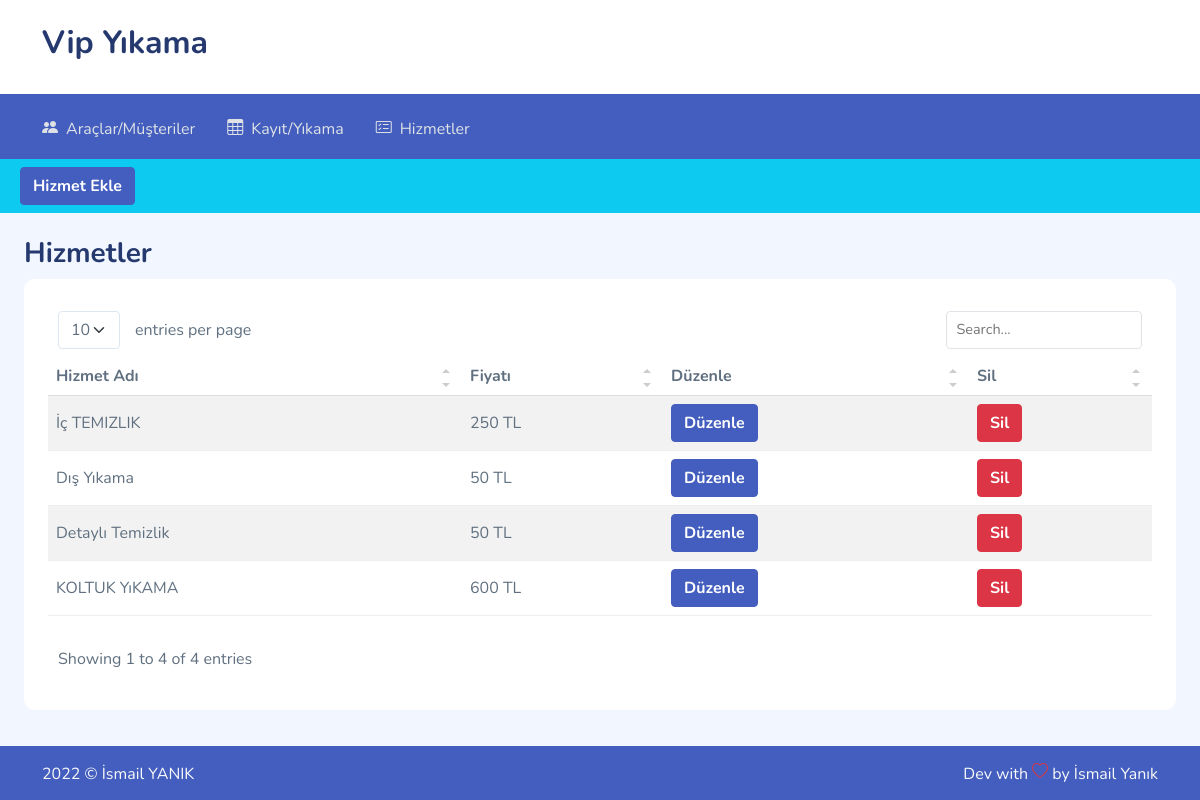
Page /hizmetler.php (signed in) on the committed database.
### tables this page shows
CREATE TABLE IF NOT EXISTS `hizmetler` (
  `id` int(11) NOT NULL AUTO_INCREMENT,
  `hizmet` varchar(50) DEFAULT NULL,
  `fiyat` float DEFAULT NULL,
  PRIMARY KEY (`id`)
);

### hizmetler.php (the view, shortened to what this page needs)
<?php
if(!isset($_SESSION["login"])){
  header("Refresh: 0; url=index.php");
}else{
?>
<html lang="en">
<head>
    <link rel="stylesheet" href="assets/css/bootstrap.css">
    <link rel="stylesheet" href="assets/vendors/iconly/bold.css">
   <link rel="stylesheet" href="assets/vendors/simple-datatables/style.css">
    <link rel="stylesheet" href="assets/vendors/perfect-scrollbar/perfect-scrollbar.css">
    <link rel="stylesheet" href="assets/vendors/bootstrap-icons/bootstrap-icons.css">
    <link rel="stylesheet" href="assets/css/app.css">
</head>
<body>
    <div id="app">
        <div id="main" class="layout-horizontal">
            <header class="">
                <div class="header-top">
                    <div class="container">
                        <div class="logo">
                            <a href="index.html"><h2>Vip Yıkama</h2></a>
                        </div>
                    </div>
                </div>
                <nav class="main-navbar">
                    <div class="container">
                        <ul class="">
                            <li class="menu-item  ">
                                <a href="araclar.php" class='menu-link'>
                                    <i class="bi bi-people-fill"></i>
                                    <span>Araçlar/Müşteriler</span>
                                </a>
                            </li>
                            <li class="menu-item  ">
                                <a href="panel.php" class='menu-link'>
                                    <i class="bi bi-table"></i>
                                    <span>Kayıt/Yıkama</span>
                                </a>
                            </li>
                            <li class="menu-item  ">
                                <a href="hizmetler.php" class='menu-link'>
                                    <i class="bi bi-card-checklist"></i>
                                    <span>Hizmetler</span>
                                </a>
                            </li>
                        </ul>
                    </div>
                </nav>
            </header>
            <div class="bg-info">
                <ul class="nav px-3 py-2" >
                  <li class="nav-item mx-1">
                    <button type="button" class="btn btn-primary  fw-bold "  data-bs-toggle="modal"  data-bs-target="#hizmetmodal">Hizmet Ekle</button>
                  </li>
                </ul>
            </div>
            <div class="page-heading m-4">
                <div class="page-title">
                    <div class="row">
                        <div class="col-12 col-md-6 order-md-1 order-last">
                            <h3>Hizmetler</h3>
                        </div>
                    </div>
                </div>
                <section class="section ">
                    <div class="card">
                        <div class="card-body" id="divtable">
                            <table class="table table-striped" id="table1">
                                <thead>
                                    <tr>
                                        <th scope="col">Hizmet Adı</th>
                                        <th scope="col">Fiyatı</th>
                                        <th scope="col">Düzenle</th>
                                        <th scope="col">Sil</th>
                                        </tr>
                                </thead>
                                <tbody id="veriler">
                                    <?php
                                        $db = new PDO("mysql:host=localhost;dbname=asd;charset=utf8","root","");
                                        $postasor=$db->prepare(" SELECT * FROM hizmetler ");
                                        $postasor->execute();
                                        while ($postacek=$postasor->fetch(PDO::FETCH_ASSOC)) {
                                          echo "<tr>";
                                          echo "<td>".$postacek['hizmet']."</td>";
                                          echo "<td>".$postacek['fiyat']." TL</td>";
                                          echo "<td><button type='button' class='btn btn-primary fw-bold '  data-bs-toggle='modal'  data-bs-target='#edit".$postacek['id']."'>Düzenle</button></td>";
                                          echo "<td><button type='button' class='btn btn-danger fw-bold '  data-bs-toggle='modal'  data-bs-target='#sil".$postacek['id']."'>Sil</button></td>";
                                          echo "</tr>";
                                          ?>
                                          <?php
                                        }
                                    ?>
                                </tbody>
                            </table>
                        </div>
                    </div>
                </section>
            </div>
            <footer class="bg-primary" style="left: 0;bottom: 0;width: 100%;">
                <div class="container pt-3">
                    <div class="footer clearfix mb-0 text-muted">
                        <div class="float-start text-light">
                            <p>2022 &copy; İsmail YANIK</p>
                        </div>
                        <div class="float-end text-light">
                            <p>Dev with <span class="text-danger"><i class="bi bi-heart"></i></span> by <a
                                    >İsmail Yanık</a></p>
                        </div>
                    </div>
                </div>
            </footer>
        </div>
    </div>
</body>
</html>
<?php } ?>

### assets/css/app.css (style rules this page uses)
.btn.btn-danger,.btn.btn-info,.btn.btn-primary,.btn.btn-secondary,.btn.btn-success,.btn.btn-warning { color:#fff }
.card { border:none;margin-bottom:2.2rem }
.card .card-body { padding:1.5rem }
.layout-horizontal .header-top { background-color:#fff;padding:1.5rem }
.layout-horizontal .header-top .container { align-items:center;display:flex;justify-content:space-between }
.layout-horizontal .main-navbar { background-color:#435ebe;padding:1rem }
.layout-horizontal .main-navbar ul { display:flex;gap:2rem;list-style:none;margin-bottom:0;padding:0 }
.layout-horizontal .main-navbar ul .menu-link { align-items:center;display:flex;flex-direction:row;gap:.5rem;padding:.4rem 0;position:relative }
.layout-horizontal .main-navbar ul .menu-link span { height:20px }
.layout-horizontal .main-navbar ul>.menu-item { position:relative }
.layout-horizontal .main-navbar ul>.menu-item .menu-link { color:#dee2e6 }
.dataTable-table td,.dataTable-table thead th,.table td,.table thead th { vertical-align:middle }
.dataTable-table:not(.table-borderless) thead th,.table:not(.table-borderless) thead th { border-bottom:1px solid #dedede!important }
.bi { height:1rem;width:1rem }
#main { margin-left:300px;padding:2rem }
#main.layout-horizontal { margin:0;padding:0 }
.page-heading { margin:0 0 2rem }
.page-heading h3 { font-weight:700 }
a { text-decoration:none }

### rows in the picture
hizmetler: hizmet "İç TEMIZLIK", fiyat "250"
hizmetler: hizmet "Dış Yıkama", fiyat "50"
hizmetler: hizmet "Detaylı Temizlik", fiyat "50"
hizmetler: hizmet "KOLTUK YıKAMA", fiyat "600"
